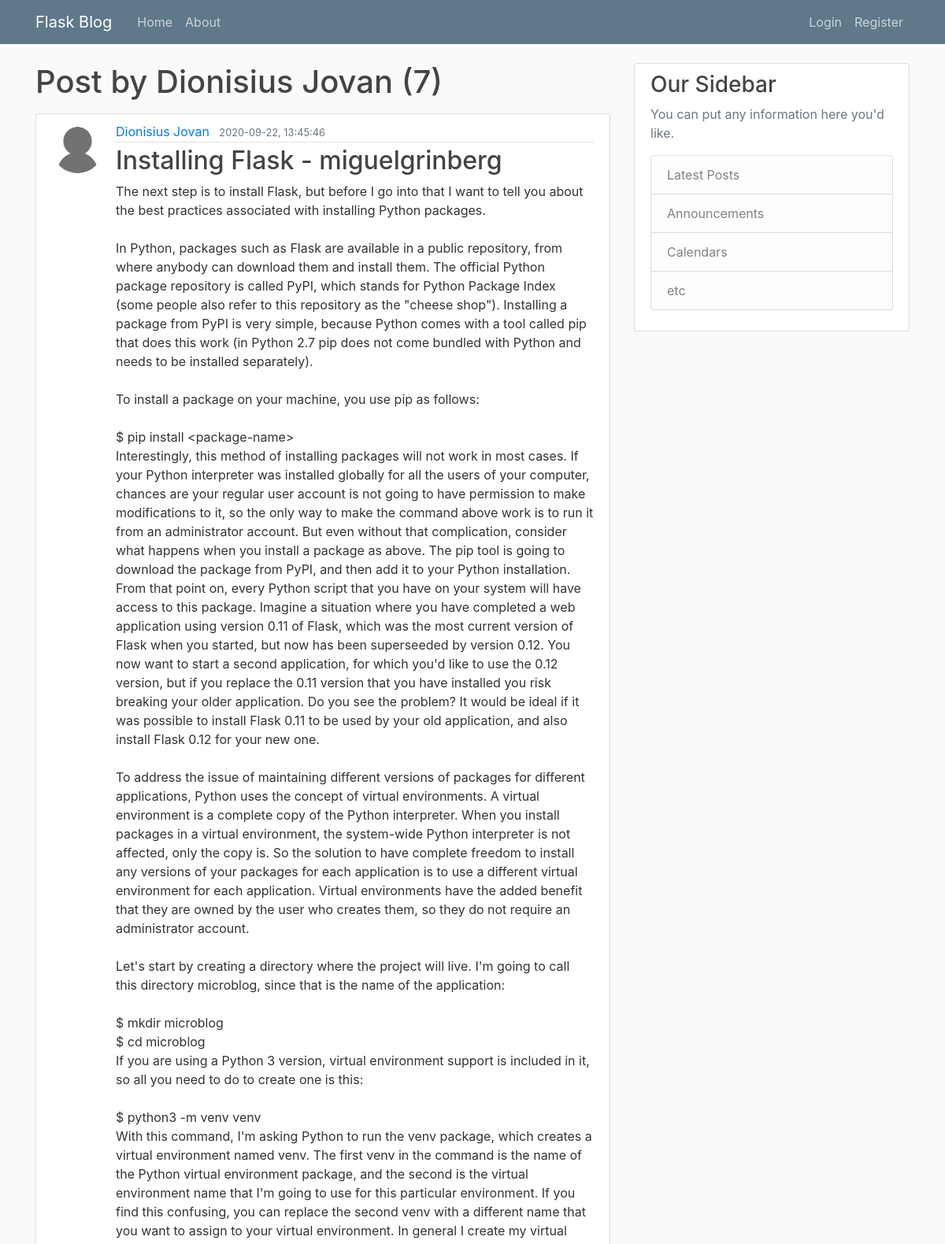
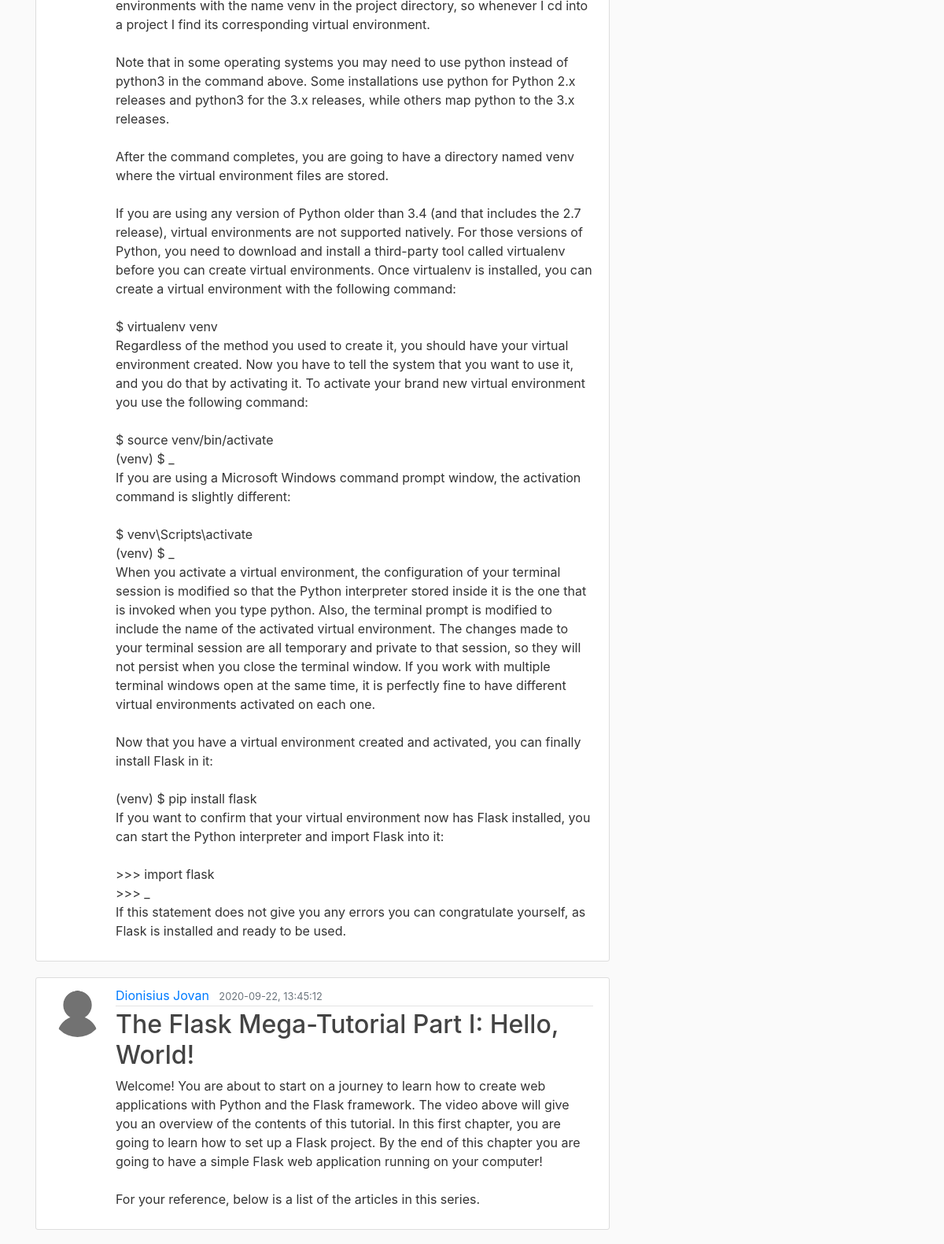
/user/Dionisius Jovan (upper part), run on the app's committed database (2 pictures, top to bottom).
### flaskblog/models.py (models this page shows, shortened)
class User(db.Model, UserMixin):
    id = db.Column(db.Integer, primary_key=True)
    username = db.Column(db.String(20), unique=True, nullable=False)
    email = db.Column(db.String(120), unique=True, nullable=False)
    imageFile = db.Column(db.String(20), nullable=False, default='default.jpg')
    password = db.Column(db.String(60), nullable=False)
    posts = db.relationship('Post', backref='author', lazy=True)

class Post(db.Model):
    id = db.Column(db.Integer, primary_key=True)
    title = db.Column(db.String(120), nullable=False)
    date_posted = db.Column(db.DateTime, nullable=False, default=datetime.utcnow)
    content = db.Column(db.Text, nullable=False)
    user_id = db.Column(db.Integer, db.ForeignKey('user.id'), nullable=False) #author-user_id

### flaskblog/routes.py (the view)
@app.route('/user/<string:username>')
def userPosts(username):
    page = request.args.get('page', 1, type=int)
    user = User.query.filter_by(username=username).first_or_404()
    posts = Post.query\
        .filter_by(author=user)\
        .order_by(Post.date_posted.desc())\
        .paginate(per_page=5, page=page)
    return render_template('user_posts.html', user=user, posts=posts)

### flaskblog/templates/user_posts.html (shortened to what this page needs)
{% extends 'layout.html' %}
{% block content %}
    <h1 class="mb-3">Post by {{ user.username }} ({{ posts.total }})</h1>
    {% for post in posts.items %}
    <article class="media content-section">
        <img class="rounded-circle article-img" src="{{url_for('static', filename='profile_pics/' + post.author.imageFile)}}">
        <div class="media-body">
          <div class="article-metadata">
            <a class="mr-2" href="{{ url_for('userPosts', username=post.author.username) }}">{{ post.author.username }}</a>
            <small class="text-muted">{{ post.date_posted.strftime('%Y-%m-%d, %H:%M:%S') }}</small>
          </div>
          <h2><a class="article-title" href="{{ url_for('post', post_id = post.id) }}">{{ post.title }}</a></h2>
          <p class="article-content">{{ post.content }}</p>
        </div>
    </article>
    {% endfor %}
{% endblock content %}

### flaskblog/static/main.css (style rules this page uses)
body { background: #fafafa; color: #333333; margin-top: 5rem; }
h1, h2, h3, h4, h5, h6 { color: #444444; }
.content-section { background: #ffffff; padding: 10px 20px; border: 1px solid #dddddd; border-radius: 3px; margin-bottom: 20px; }
.article-title { color: #444444; }
.article-content { white-space: pre-line; }
.article-img { height: 65px; width: 65px; margin-right: 16px; }
.article-metadata { padding-bottom: 1px; margin-bottom: 4px; border-bottom: 1px solid #e3e3e3 }

### data on the page
User: username "Dionisius Jovan"
Post: imageFile (placeholder picture), author.username "Dionisius Jovan", date_posted "2020-09-22, 13:45:46", title "Installing Flask - miguelgrinberg", content "The next step is to install Flask, but before I go into that I want to tell you about the best practices associated with installing Python packages. In Python, packages such as Flask are available in a public repository, from where anybody can download them and install them. The official Python package repository is called PyPI, which stands for Python Package Index (some people also refer to this repository as the \"cheese shop\"). Installing a package from PyPI is very simple, because Python comes with a tool called pip that does this work (in Python 2.7 pip does not come bundled with Python and needs to be installed separately). To install a package on your machine, you use pip as follows:…"
Post: imageFile (placeholder picture), author.username "Dionisius Jovan", date_posted "2020-09-22, 13:45:12", title "The Flask Mega-Tutorial Part I: Hello, World!", content "Welcome! You are about to start on a journey to learn how to create web applications with Python and the Flask framework. The video above will give you an overview of the contents of this tutorial. In this first chapter, you are going to learn how to set up a Flask project. By the end of this chapter you are going to have a simple Flask web application running on your computer! For your reference, below is a list of the articles in this series."

### other printed values
{{ posts.total }} "7"
